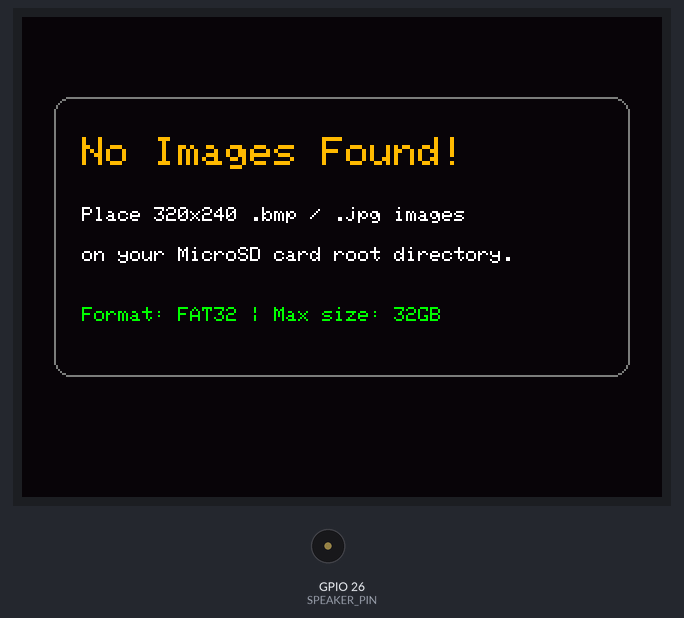
A sketch run on a simulated ESP32. On the bench: 320×240 colour display, buzzer (waves = sounding). Storage starts empty; what the sketch prints to the serial monitor is not drawn.

Above: at 0.5 s.
Timing chart, 0 to 2.0 s (numbered marks = the images above):
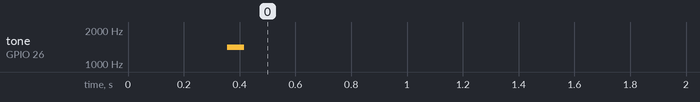

Measured:
- by itself, tone on GPIO 26 (SPEAKER_PIN): silent → 1400 Hz at 0.36 s, → silent 0.06 s later

The sketch:

05-sd-slideshow.ino
```cpp
/**
 * @file 05-sd-slideshow.ino
 * @brief MicroSD Photo Slideshow & Image Viewer for CYD 2.8" (ESP32-2432S028R)
 * @author Tushar Aggarwal (tushar2704)
 * @repository https://github.com/tushar2704/Cheap-Yellow-Display-Community
 *
 * 📺 Follow on YouTube:
 * - Tech & Coding: https://youtube.com/@IamNotIntoTech
 * - 3D Printing & Enclosure: https://youtube.com/@Makerrdesigns
 *
 * Hardware:
 * - ESP32-2432S028R (2.8" Resistive Touch Screen)
 * - MicroSD Card formatted in FAT32 (HSPI: GPIO 5, 18, 19, 23)
 */

#include <SPI.h>
#include <SD.h>
#include <vector>
#include <TFT_eSPI.h>
#include <XPT2046_Touchscreen.h>

// MicroSD Pins (HSPI)
#define SD_CS 5
#define SD_SCK 18
#define SD_MISO 19
#define SD_MOSI 23

// Touchscreen Pins (VSPI)
#define XPT2046_IRQ 36
#define XPT2046_MOSI 13
#define XPT2046_MISO 12
#define XPT2046_CLK 14
#define XPT2046_CS 33

#define SPEAKER_PIN 26

#define TS_MINX 300
#define TS_MAXX 3800
#define TS_MINY 200
#define TS_MAXY 3700

SPIClass touchSPI(VSPI);
XPT2046_Touchscreen ts(XPT2046_CS, XPT2046_IRQ);
TFT_eSPI tft = TFT_eSPI();
SPIClass sdSPI(HSPI);

bool sdMounted = false;
int currentImageIdx = 0;
std::vector<String> imageFiles;
unsigned long lastAutoAdvance = 0;
const unsigned long AUTO_ADVANCE_MS = 6000;

void beep(int freq, int ms) {
  tone(SPEAKER_PIN, freq, ms);
}

void scanSdImages(File dir) {
  while (File entry = dir.openNextFile()) {
    if (!entry.isDirectory()) {
      String name = entry.name();
      String lowerName = name;
      lowerName.toLowerCase();
      if (lowerName.endsWith(".bmp") || lowerName.endsWith(".jpg") || lowerName.endsWith(".bin")) {
        imageFiles.push_back(name);
      }
    }
    entry.close();
  }
}

void displayCurrentPhoto() {
  if (imageFiles.empty()) {
    tft.fillScreen(0x0821);
    tft.drawRoundRect(16, 40, 288, 140, 8, TFT_DARKGREY);
    tft.setTextColor(0xFDC0, 0x0821);
    tft.setTextSize(2);
    tft.setCursor(30, 60);
    tft.print("No Images Found!");

    tft.setTextColor(TFT_WHITE, 0x0821);
    tft.setTextSize(1);
    tft.setCursor(30, 95);
    tft.print("Place 320x240 .bmp / .jpg images");
    tft.setCursor(30, 115);
    tft.print("on your MicroSD card root directory.");

    tft.setCursor(30, 145);
    tft.setTextColor(0x07E0, 0x0821);
    tft.print("Format: FAT32 | Max size: 32GB");
    return;
  }

  String filename = imageFiles[currentImageIdx];
  tft.fillScreen(TFT_BLACK);

  // Decorative frame simulating photo display
  tft.fillRect(0, 0, 320, 26, 0x18C3);
  tft.setTextColor(TFT_WHITE, 0x18C3);
  tft.setTextSize(1);
  tft.setCursor(10, 8);
  tft.printf("Photo [%d/%d]: %s", currentImageIdx + 1, (int)imageFiles.size(), filename.c_str());

  // Canvas area
  tft.drawRect(0, 27, 320, 192, TFT_DARKGREY);
  tft.setTextColor(TFT_CYAN, TFT_BLACK);
  tft.setTextSize(2);
  tft.setCursor(40, 110);
  tft.printf("Rendering: %s", filename.c_str());

  // Footer navigation prompt
  tft.fillRect(0, 220, 320, 20, 0x0821);
  tft.setTextColor(TFT_LIGHTGREY, 0x0821);
  tft.setTextSize(1);
  tft.setCursor(20, 225);
  tft.print("Tap Left: Prev  |  Tap Right: Next");
}

void setup() {
  Serial.begin(115200);
  pinMode(SPEAKER_PIN, OUTPUT);

  tft.init();
  tft.setRotation(1);
  tft.fillScreen(0x0821);

  touchSPI.begin(XPT2046_CLK, XPT2046_MISO, XPT2046_MOSI, XPT2046_CS);
  ts.begin(touchSPI);
  ts.setRotation(1);

  tft.setTextColor(0xFDC0, 0x0821);
  tft.setTextSize(2);
  tft.setCursor(30, 100);
  tft.print("Reading MicroSD...");

  sdSPI.begin(SD_SCK, SD_MISO, SD_MOSI, SD_CS);
  if (SD.begin(SD_CS, sdSPI, 40000000)) {
    sdMounted = true;
    File root = SD.open("/");
    scanSdImages(root);
    Serial.printf("Found %d images on SD card.\n", (int)imageFiles.size());
  } else {
    Serial.println("SD mount failed!");
  }

  displayCurrentPhoto();
  beep(1400, 60);
}

void loop() {
  unsigned long now = millis();

  // Auto advance every 6 seconds if photos present
  if (!imageFiles.empty() && now - lastAutoAdvance > AUTO_ADVANCE_MS) {
    lastAutoAdvance = now;
    currentImageIdx = (currentImageIdx + 1) % imageFiles.size();
    displayCurrentPhoto();
  }

  // Touch screen navigation
  if (ts.touched()) {
    TS_Point p = ts.getPoint();
    int x = map(p.x, TS_MINX, TS_MAXX, 0, 320);

    if (!imageFiles.empty()) {
      if (x < 160) {
        // Tap left half = previous image
        currentImageIdx = (currentImageIdx - 1 + imageFiles.size()) % imageFiles.size();
      } else {
        // Tap right half = next image
        currentImageIdx = (currentImageIdx + 1) % imageFiles.size();
      }
      beep(1800, 40);
      lastAutoAdvance = now;
      displayCurrentPhoto();
      delay(250);
    }
  }

  delay(30);
}
```
